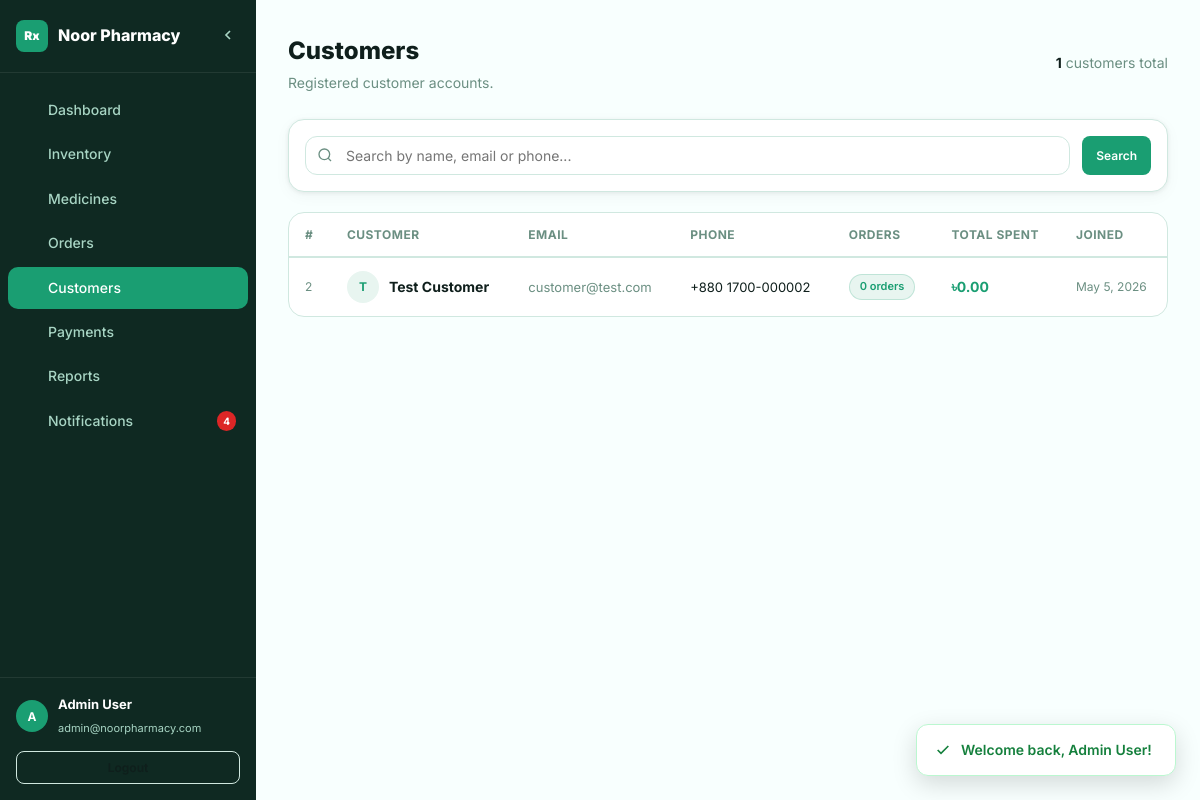
The page /admin/customers.php (signed in) on the database its author committed.
### tables this page shows
CREATE TABLE IF NOT EXISTS users (
    id INT AUTO_INCREMENT PRIMARY KEY,
    name VARCHAR(255) NOT NULL,
    email VARCHAR(255) NOT NULL UNIQUE,
    password_hash VARCHAR(255) NOT NULL,
    role ENUM('admin','customer') NOT NULL DEFAULT 'customer',
    phone VARCHAR(50),
    address TEXT,
    created_at TIMESTAMP DEFAULT CURRENT_TIMESTAMP
);

### includes/db.php (called while the page is built, shortened)
<?php
function getDB() {
    static $conn = null;
    if ($conn === null) {
        $conn = new mysqli(DB_HOST, DB_USER, DB_PASS, DB_NAME);
        $conn->set_charset('utf8mb4');
    }
    return $conn;
}
function sanitize($value) {
    return htmlspecialchars(strip_tags(trim($value)));
}
function getCurrentUser() {
    $db = getDB();
    $stmt = $db->prepare("SELECT id, name, email, role, phone, address, created_at FROM users WHERE id = ?");
    $stmt->bind_param('i', $_SESSION['user_id']);
    $stmt->execute();
    return $stmt->get_result()->fetch_assoc();
}
function getUnreadNotifCount() {
    $db = getDB();
    $result = $db->query("SELECT COUNT(*) as cnt FROM notifications WHERE is_read = 0");
    $row = $result->fetch_assoc();
    return (int)$row['cnt'];
}

### admin/customers.php (the view, shortened to what this page needs)
<?php
require_once '../includes/db.php';
$db = getDB();
$search = sanitize($_GET['search'] ?? '');
$page = max(1,(int)($_GET['page']??1)); $perPage = 20; $offset = ($page-1)*$perPage;
$where = ["u.role='customer'"];
$whereSQL = 'WHERE '.implode(' AND ', $where);
$total = $db->query("SELECT COUNT(*) as c FROM users u $whereSQL")->fetch_assoc()['c'];
$customers = $db->query("SELECT u.*, COUNT(o.id) as order_count, COALESCE(SUM(o.total_amount),0) as total_spent FROM users u LEFT JOIN orders o ON o.user_id=u.id AND o.status!='cancelled' $whereSQL GROUP BY u.id ORDER BY u.created_at DESC LIMIT $perPage OFFSET $offset")->fetch_all(MYSQLI_ASSOC);
include '../includes/admin_header.php';
?>
<div class="admin-page-header">
  <div><h1>Customers</h1><p>Registered customer accounts.</p></div>
  <span style="font-size:14px;color:var(--muted)"><strong style="color:var(--foreground)"><?=$total?></strong> customers total</span>
</div>
<div class="card" style="padding:16px;margin-bottom:20px">
  <form method="GET" style="display:flex;gap:12px">
    <div class="search-wrap" style="flex:1">
      <svg fill="none" stroke="currentColor" stroke-width="2" viewBox="0 0 24 24"><circle cx="11" cy="11" r="8"/><path d="M21 21l-4.35-4.35"/></svg>
      <input type="text" name="search" class="form-control search-input" placeholder="Search by name, email or phone..." value="<?=htmlspecialchars($search)?>">
    </div>
    <button type="submit" class="btn btn-primary btn-sm">Search</button>
  </form>
</div>
<div class="table-wrap">
  <table class="data-table">
    <thead><tr><th>#</th><th>Customer</th><th>Email</th><th>Phone</th><th>Orders</th><th>Total Spent</th><th>Joined</th></tr></thead>
    <tbody>
    <?php foreach($customers as $c): ?>
    <tr>
      <td style="color:var(--muted);font-size:12px"><?=$c['id']?></td>
      <td>
        <div style="display:flex;align-items:center;gap:10px">
          <div style="width:32px;height:32px;border-radius:50%;background:var(--primary-light);color:var(--primary);display:flex;align-items:center;justify-content:center;font-size:12px;font-weight:700;flex-shrink:0"><?=strtoupper(substr($c['name'],0,1))?></div>
          <span style="font-weight:700;font-size:14px"><?=htmlspecialchars($c['name'])?></span>
        </div>
      </td>
      <td style="font-size:13px;color:var(--muted)"><?=htmlspecialchars($c['email'])?></td>
      <td style="font-size:13px"><?=htmlspecialchars($c['phone']??'—')?></td>
      <td><span class="badge badge-primary"><?=$c['order_count']?> orders</span></td>
      <td style="font-weight:700;color:var(--primary)">৳<?=number_format($c['total_spent'],2)?></td>
      <td style="font-size:12px;color:var(--muted)"><?=date('M j, Y',strtotime($c['created_at']))?></td>
    </tr>
    <?php endforeach; ?>
    </tbody>
  </table>
</div>
<?php include '../includes/admin_footer.php'; ?>

### includes/admin_header.php (shortened to what this page needs)
<?php
require_once __DIR__ . '/db.php';
$currentUser = getCurrentUser();
$unreadNotifs = getUnreadNotifCount();
$currentPage = basename($_SERVER['PHP_SELF'], '.php');
$icons = [
  'dashboard'     => '<path d="M3 13h8V3H3v10zm0 8h8v-6H3v6zm10 0h8V11h-8v10zm0-18v6h8V3h-8z"/>',
  'inventory'     => '<path d="M21 16V8a2 2 0 00-1-1.73l-7-4a2 2 0 00-2 0l-7 4A2 2 0 003 8v8a2 2 0 001 1.73l7 4a2 2 0 002 0l7-4A2 2 0 0021 16z"/><polyline points="3.27 6.96 12 12.01 20.73 6.96"/><line x1="12" y1="22.08" x2="12" y2="12"/>',
  'medicines'     => '<path d="M10.5 20H4a2 2 0 01-2-2V6a2 2 0 012-2h3.9a2 2 0 011.69.9l.81 1.2a2 2 0 001.67.9H20a2 2 0 012 2v2"/><circle cx="18" cy="18" r="3"/><path d="M18 15v3M18 21v-1.5M16.5 18H15M21 18h-1.5"/>',
  'orders'        => '<path d="M6 2L3 6v14a2 2 0 002 2h14a2 2 0 002-2V6l-3-4zM3 6h18M16 10a4 4 0 01-8 0"/>',
  'customers'     => '<path d="M17 21v-2a4 4 0 00-4-4H5a4 4 0 00-4 4v2M23 21v-2a4 4 0 00-3-3.87M16 3.13a4 4 0 010 7.75"/><circle cx="9" cy="7" r="4"/>',
  'payments'      => '<rect x="1" y="4" width="22" height="16" rx="2" ry="2"/><line x1="1" y1="10" x2="23" y2="10"/>',
  'reports'       => '<line x1="18" y1="20" x2="18" y2="10"/><line x1="12" y1="20" x2="12" y2="4"/><line x1="6" y1="20" x2="6" y2="14"/>',
  'notifications' => '<path d="M18 8A6 6 0 006 8c0 7-3 9-3 9h18s-3-2-3-9M13.73 21a2 2 0 01-3.46 0"/>',
];
?>
<!DOCTYPE html>
<html lang="en">
<head>
  <link rel="stylesheet" href="../assets/css/style.css">
</head>
<body>
<div class="admin-wrap">
  <aside class="sidebar" id="adminSidebar">
    <div class="sidebar-header">
      <div class="sidebar-logo">Rx</div>
      <span class="sidebar-title">Noor Pharmacy</span>
      <button class="sidebar-toggle" id="sidebarToggle" title="Collapse">
        <svg width="16" height="16" fill="none" stroke="currentColor" stroke-width="2.5" viewBox="0 0 24 24"><path d="M15 18l-6-6 6-6"/></svg>
      </button>
    </div>
    <nav class="sidebar-nav">
      <?php foreach (['dashboard'=>'Dashboard','inventory'=>'Inventory','medicines'=>'Medicines','orders'=>'Orders','customers'=>'Customers','payments'=>'Payments','reports'=>'Reports','notifications'=>'Notifications'] as $page => $label): ?>
      <a href="<?= $page ?>.php" class="sidebar-item <?= $currentPage === $page ? 'active' : '' ?>">
        <svg width="18" height="18" fill="none" stroke="currentColor" stroke-width="1.8" viewBox="0 0 24 24"><?= $icons[$page] ?></svg>
        <span><?= $label ?></span>
        <?php if ($page === 'notifications' && $unreadNotifs > 0): ?>
        <span class="notif-badge"><?= $unreadNotifs ?></span>
        <?php endif; ?>
      </a>
      <?php endforeach; ?>
    </nav>
    <div class="sidebar-footer">
      <div class="sidebar-user">
        <div class="avatar"><?= strtoupper(substr($currentUser['name'], 0, 1)) ?></div>
        <div class="sidebar-user-info">
          <p><?= htmlspecialchars($currentUser['name']) ?></p>
          <small><?= htmlspecialchars($currentUser['email']) ?></small>
        </div>
      </div>
      <a href="../logout.php" class="btn btn-outline btn-sm w-100 mt-3" style="margin-top:12px">Logout</a>
    </div>
  </aside>
  <main class="admin-main" id="adminMain">

### rows shown on the page
users: name "A", name "Admin User", email "admin@noorpharmacy.com"
users: id "2", name "T", name "Test Customer", email "customer@test.com", phone "+880 1700-000002", order_count "0", total_spent "0.00", created_at "May 5, 2026"

### other values the page prints
$label "Dashboard"
$label "Inventory"
$label "Medicines"
$label "Orders"
$label "Customers"
$label "Payments"
$label "Reports"
$label "Notifications"
$unreadNotifs "4"
$total "1"
